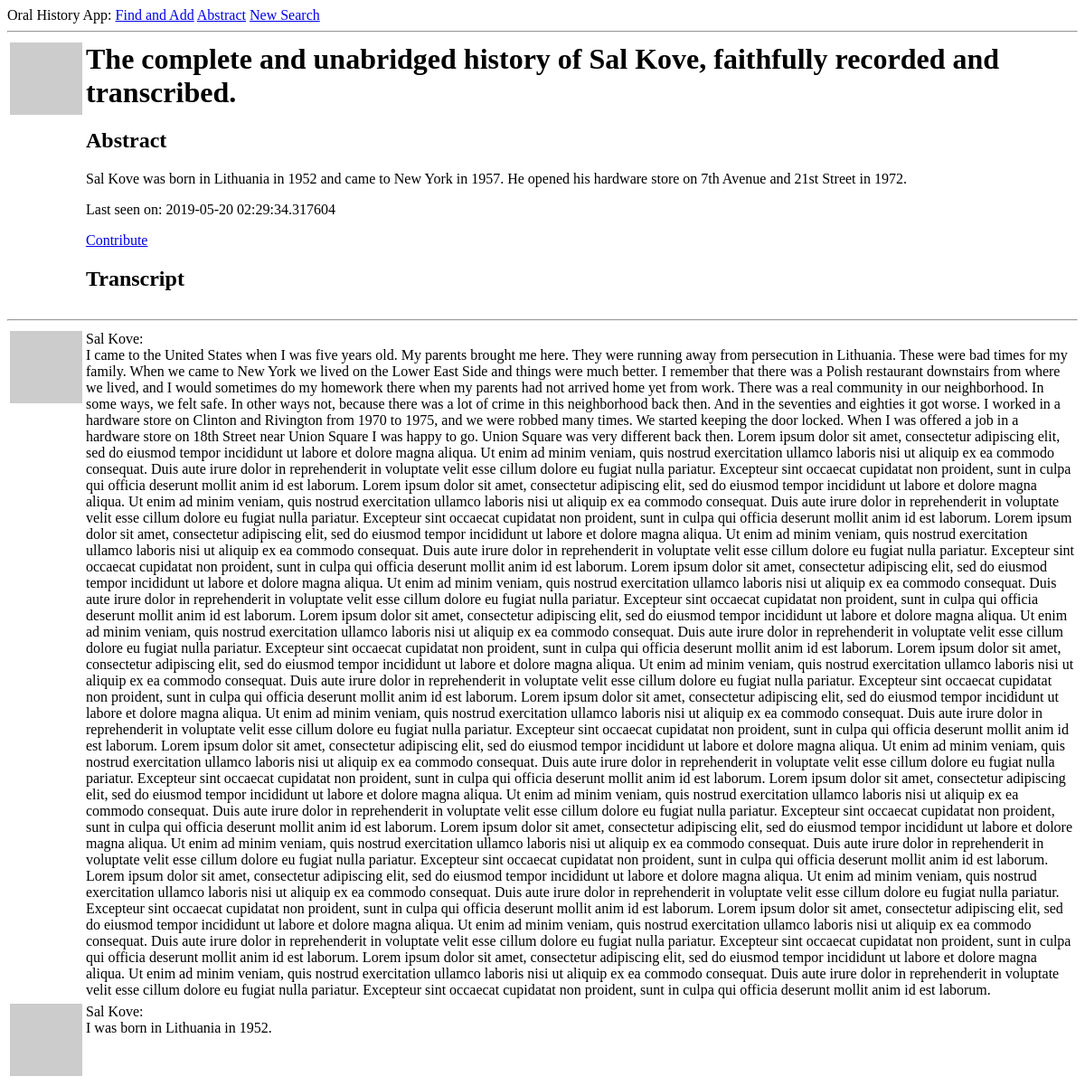
Page /user/Sal Kove (signed in) on the earlier database version.
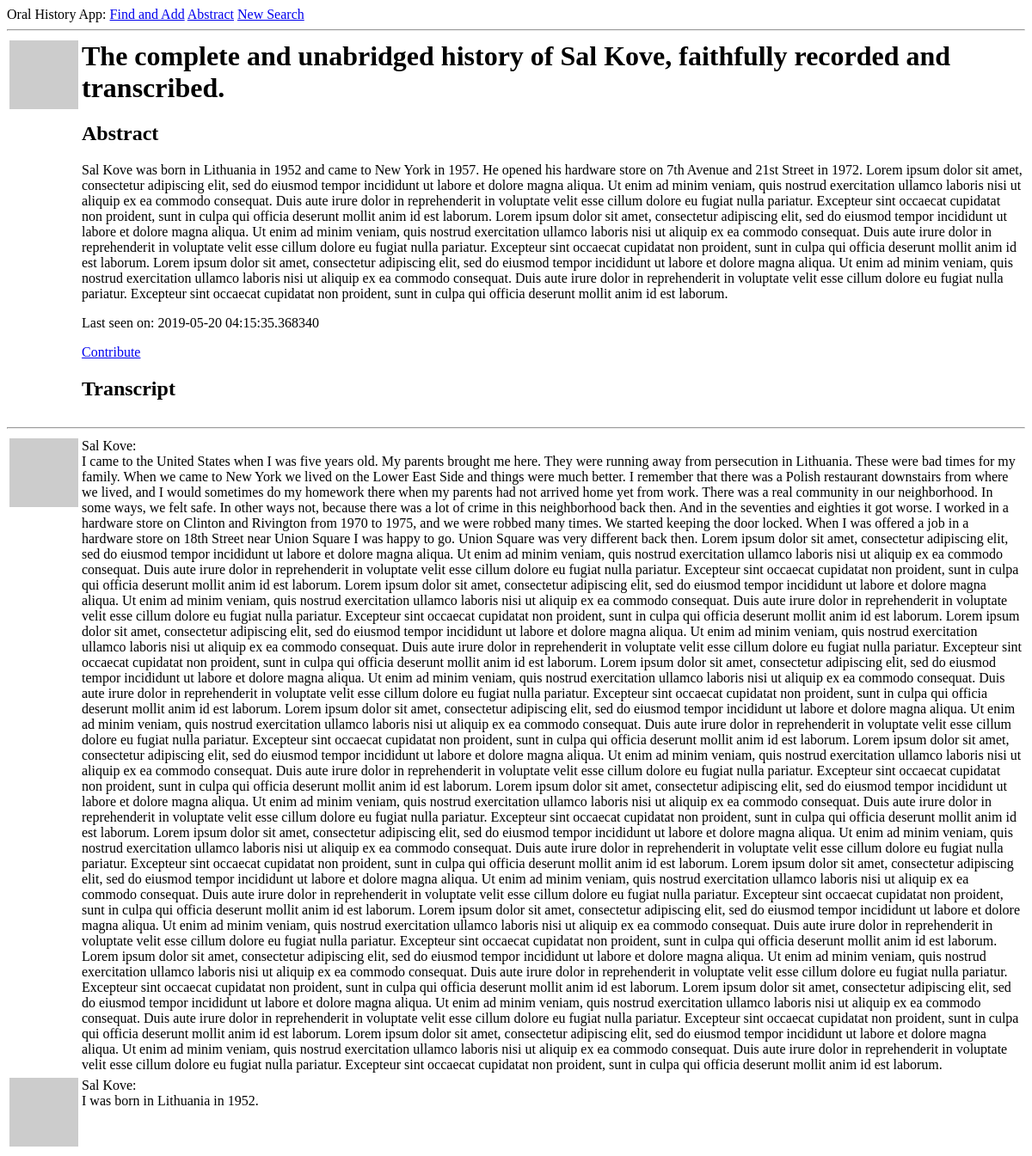
Same page on the later database version.
### app/models.py (models this page shows, shortened)
class User(UserMixin, db.Model):
    id = db.Column(db.Integer, primary_key=True)
    username = db.Column(db.String(64), index=True, unique=True)
    email = db.Column(db.String(120), index=True, unique=True)
    password_hash = db.Column(db.String(128))
    posts = db.relationship('Post', backref='author', lazy='dynamic')
    about_me = db.Column(db.String(3000))
    last_seen = db.Column(db.DateTime, default=datetime.utcnow)
    followed = db.relationship(
        'User', secondary=followers,
        primaryjoin=(followers.c.follower_id == id),
        secondaryjoin=(followers.c.followed_id == id),
        backref=db.backref('followers', lazy='dynamic'), lazy='dynamic')
    def avatar(self, size):
        digest = md5(self.email.lower().encode('utf-8')).hexdigest()
        return 'https://www.gravatar.com/avatar/{}?d=identicon&s={}'.format(
            digest, size)
    def is_following(self, user):
        return self.followed.filter(
            followers.c.followed_id == user.id).count() > 0

class Post(db.Model):
    id = db.Column(db.Integer, primary_key=True)
    body = db.Column(db.String(10000))
    timestamp = db.Column(db.DateTime, index=True, default=datetime.utcnow)
    user_id = db.Column(db.Integer, db.ForeignKey('user.id'))

### app/routes.py (the view)
@app.route('/user/<username>')
@login_required
def user(username):
    user = User.query.filter_by(username=username).first_or_404()
    page = request.args.get('page', 1, type=int)
    posts = user.posts.order_by(Post.timestamp.desc()).paginate(
        page, app.config['POSTS_PER_PAGE'], False)
    next_url = url_for('user', username=user.username, page=posts.next_num) \
        if posts.has_next else None
    prev_url = url_for('user', username=user.username, page=posts.prev_num) \
        if posts.has_prev else None
    return render_template('user.html', user=user, posts=posts.items,
                           next_url=next_url, prev_url=prev_url)

### app/models.py (called while the page is built)
@login.user_loader
def load_user(id):
    return User.query.get(int(id))

### app/routes.py (called while the page is built)
@app.before_request
def before_request():
    if current_user.is_authenticated:
        current_user.last_seen = datetime.utcnow()
        db.session.commit()

### app/templates/user.html
{% extends "base.html" %}
{% block content %}
    <table>
        <tr valign="top">
            <td><img src="{{ user.avatar(128) }}"></td>
            <td>
                <h1>The complete and unabridged history of {{ user.username }}, faithfully recorded and transcribed.</h1>
                <h2>Abstract</h2>
                {% if user.about_me %}<p>{{ user.about_me }}</p>{% endif %}
                {% if user.last_seen %}<p>Last seen on: {{ user.last_seen }}</p>{% endif %}
                {% if user == current_user %}
                <p><a href="{{ url_for('edit_profile') }}">Edit abstract</a></p>
                {% elif not current_user.is_following(user) %}
                <p><a href="{{ url_for('follow', username=user.username) }}">Contribute</a></p>
                {% else %}
                <p><a href="{{ url_for('unfollow', username=user.username) }}">Stop contributing</a></p>
                {% endif %}
                <h2>Transcript</h2>
            </td>
        </tr>
    </table>
    <hr>
    {% for post in posts %}
        {% include '_post.html' %}
    {% endfor %}
{% endblock %}

### app/templates/base.html (shortened to what this page needs)
<html>
    <head>
    </head>
    <body>
        <div>
            Oral History App:
            <a href="{{ url_for('index') }}">Find and Add</a>
            {% if current_user.is_anonymous %}
            {% else %}
            <a href="{{ url_for('user', username=current_user.username) }}">Abstract</a>
            <a href="{{ url_for('logout') }}">New Search</a>
            {% endif %}
        </div>
        <hr>
        {% block content %}{% endblock %}
    </body>
</html>

### app/templates/_post.html
<table>
    <tr valign="top">
        <td><img src="{{ post.author.avatar(36) }}"></td>
        <td>{{ post.author.username }}:<br>{{ post.body }}</td>
    </tr>
</table>

Differences in the rows shown:
changed User "Sal Kove": about_me "Sal Kove was born in Lithuania in 1952 and came to New York in 1957. He opened his hardware store on 7th Avenue and 21st Street in 1972." → "…21st Street in 1972. Lorem ipsum dolor sit amet, consectetur adipiscing elit, sed do eiusmod tempor incididunt ut labore et dolore magna aliqua. Ut enim ad minim veniam, quis nostrud exercitation ullamco laboris nisi ut aliquip ex ea commodo consequat. Duis aute irure dolor in reprehenderit in voluptate velit esse cillum dolore eu fugiat nulla pariatur. Excepteur sint occaecat cupidatat non proident, sunt in culpa qui officia deserunt mollit anim id est laborum. Lorem ipsum dolor sit amet, consectetur adipiscing elit, sed do eiusmod tempor incididunt ut labore et dolore magna aliqua. Ut enim ad minim veniam, quis nostrud exercitation ullamco laboris nisi ut aliquip ex ea commodo consequat.…"; last_seen "2019-05-20 02:29:34.317604" → "2019-05-20 04:15:35.368340"
